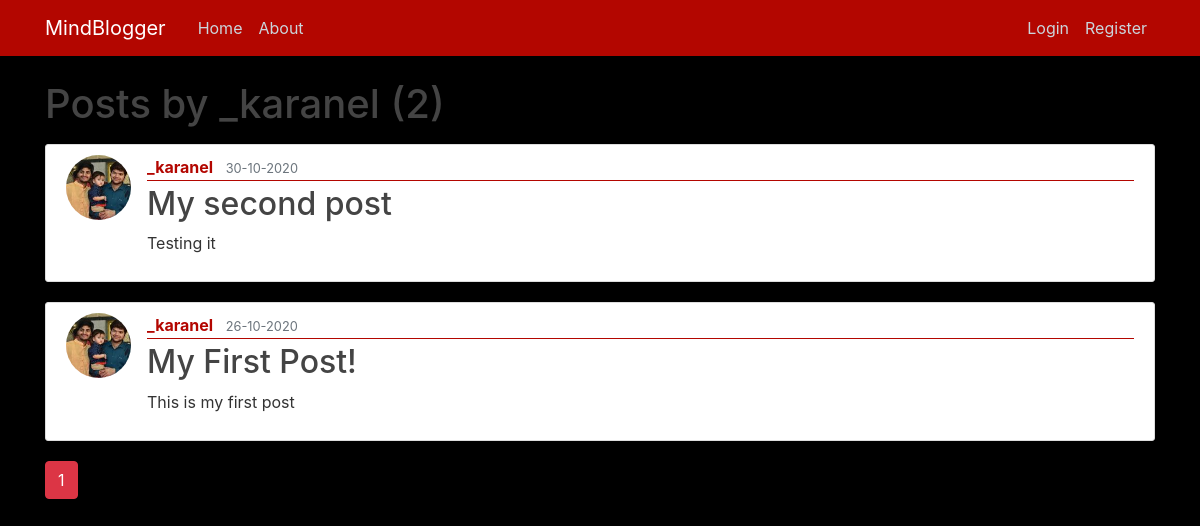
The app's page /user/_karanel, older data.
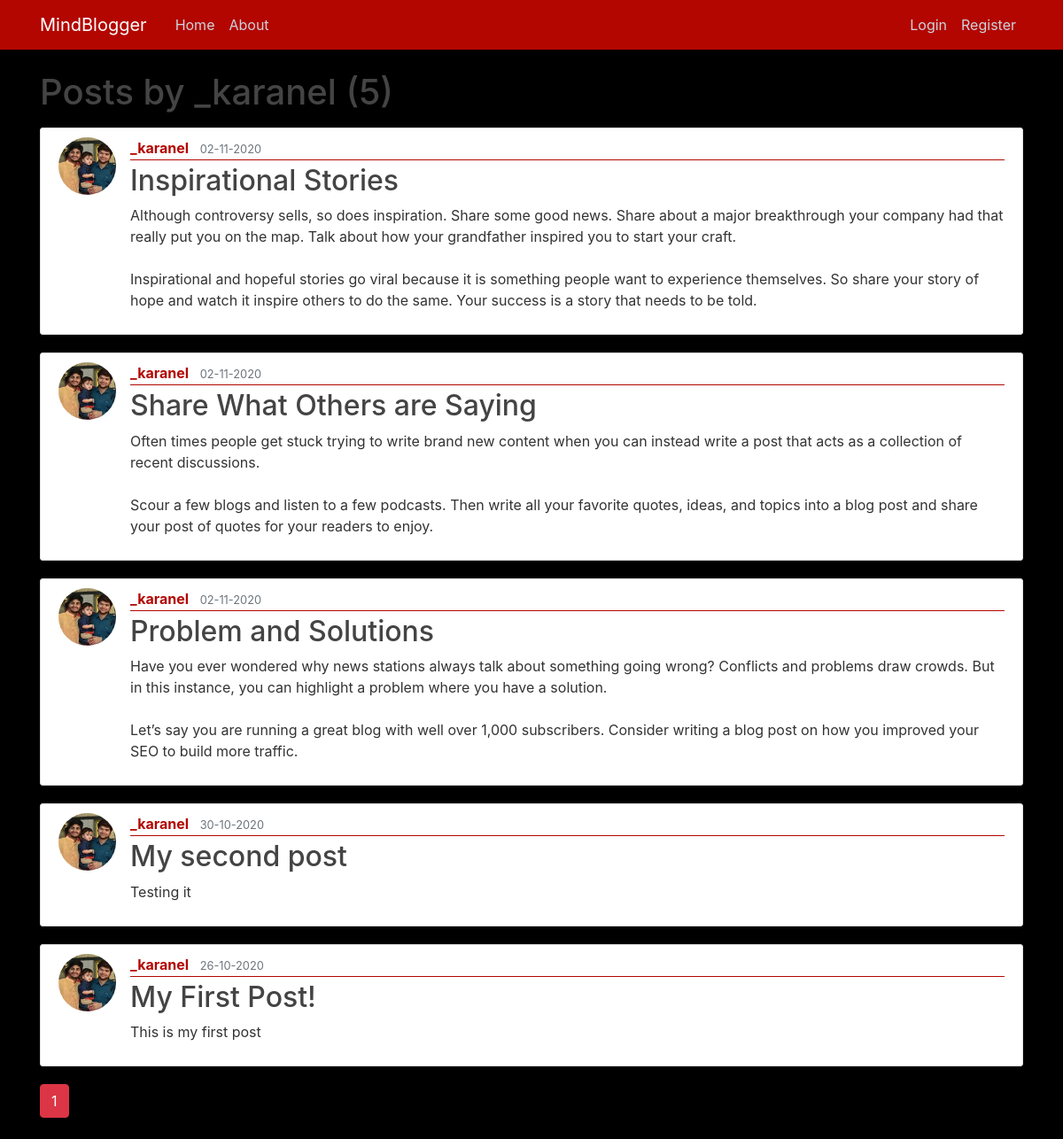
The same page, newer data.
### flask_blog/models.py (models this page shows, shortened)
class User(db.Model, UserMixin):
    id = db.Column(db.Integer, primary_key=True)
    username = db.Column(db.String(20), unique=True, nullable=False)
    email = db.Column(db.String(120), unique=True, nullable=False)
    image_file = db.Column(db.String(20), nullable=False, default='default.jpg')
    password = db.Column(db.String(60), nullable=False)
    posts = db.relationship('Post', backref='author', lazy=True)

class Post(db.Model):
    id = db.Column(db.Integer, primary_key=True)
    title = db.Column(db.String(100), nullable=False)
    date_posted = db.Column(db.DateTime, nullable=False, default=datetime.utcnow)
    content = db.Column(db.Text, nullable=False)
    user_id = db.Column(db.Integer, db.ForeignKey('user.id'), nullable=False)

### flask_blog/users/routes.py (the view)
@users.route('/user/<string:username>')
def user_posts(username):
    page = request.args.get('page', 1, type=int)
    user = User.query.filter_by(username=username).first_or_404()
    posts = Post.query.filter_by(author=user).order_by(Post.date_posted.desc()).paginate(page=page, per_page=5)
    return render_template("user_posts.html",posts=posts, user=user)

### flask_blog/templates/user_posts.html
{% extends "layout.html" %}
{% block content %}
    <h1 class="mb-3">Posts by {{ user.username }} ({{ posts.total }})</h1>
    {% for post in posts.items %}
        <article class="media content-section">
          <img class="rounded-circle article-img" src="{{ url_for('static', filename='profile_pics/' + post.author.image_file) }}">
          <div class="media-body">
            <div class="article-metadata">
              <a class="mr-2" href="{{ url_for('users.user_posts', username=post.author.username) }}">{{ post.author.username }}</a>
              <small class="text-muted">{{ post.date_posted.strftime('%d-%m-%Y') }}</small>
            </div>
            <h2><a class="article-title" href="{{ url_for('posts.post', post_id=post.id) }}">{{ post.title }}</a></h2>
            <p class="article-content">{{ post.content }}</p>
          </div>
        </article>
    {% endfor %}
    {% for page_num in posts.iter_pages(left_edge=2, right_edge=2, left_current=1, right_current=3) %}
      {% if page_num %}
        {% if posts.page==page_num %}
          <a class="btn btn-danger mb-4" href="{{ url_for('users.user_posts', username=user.username, page=page_num) }}">{{ page_num }}</a>
        {% else %}
          <a class="btn btn-outline-danger mb-4" href="{{ url_for('users.user_posts', username=user.username, page=page_num) }}">{{ page_num }}</a>
        {% endif %}
      {% else %}
        ...
      {% endif %}
    {% endfor %}
{% endblock content %}

### flask_blog/templates/layout.html (shortened to what this page needs)
<!DOCTYPE html>
<html>
<head>
    <link rel="stylesheet" href="https://maxcdn.bootstrapcdn.com/bootstrap/4.0.0/css/bootstrap.min.css">
    <link rel="stylesheet" type="text/css" href="{{ url_for('static', filename='main.css') }}">
</head>
<body>
    <header class="site-header">
      <nav class="navbar navbar-expand-md navbar-dark bg-steel fixed-top">
        <div class="container">
          <a class="navbar-brand mr-4" href="/">MindBlogger</a>
          <div class="collapse navbar-collapse" id="navbarToggle">
            <div class="navbar-nav mr-auto">
              <a class="nav-item nav-link" href="{{ url_for('main.home') }}">Home</a>
              <a class="nav-item nav-link" href="{{ url_for('main.about') }}">About</a>
            </div>
            <div class="navbar-nav">
              {% if current_user.is_authenticated %}
              <a class="nav-item nav-link" href="{{ url_for('posts.new_post') }}">New Post</a>
              <a class="nav-item nav-link" href="{{ url_for('users.account') }}">Account</a>
              <a class="nav-item nav-link" href="{{ url_for('users.logout') }}">Logout</a>
              {% else %}
                <a class="nav-item nav-link" href="{{ url_for('users.login') }}">Login</a>
                <a class="nav-item nav-link" href="{{ url_for('users.register') }}">Register</a>
              {% endif %}
            </div>
          </div>
        </div>
      </nav>
    </header>
    <main role="main" class="container">
      <div class="row">
        <div class="col-md-12">
          {% block content %}{% endblock %}
        </div>
      </div>
    </main>
</body>
</html>

### flask_blog/static/main.css (style rules this page uses)
body { background: #000; color: #333333; margin-top: 5rem; }
h1, h2, h3, h4, h5, h6 { color: #444444; }
.bg-steel { background-color: #b30600; }
.site-header .navbar-nav .nav-link { color: #cbd5db; }
.content-section { background: #ffffff; padding: 10px 20px; border: 1px solid #dddddd; border-radius: 3px; margin-bottom: 20px; }
.article-title { color: #444444; }
.article-content { white-space: pre-line; }
.article-img { height: 65px; width: 65px; margin-right: 16px; }
.article-metadata { padding-bottom: 1px; margin-bottom: 4px; border-bottom: 1px solid #b30600; }
.article-metadata a { color: #b30600; font-weight: bold; }

Row changes from the older to the newer data that the page shows:
added Post: image_file (picture), author.username "_karanel", date_posted "02-11-2020", title "Inspirational Stories", content "Although controversy sells, so does inspiration. Share some good news. Share about a major breakthrough your company had that really put you on the map. Talk about how your grandfather inspired you to start your craft. Inspirational and hopeful stories go viral because it is something people want to experience themselves. So share your story of hope and watch it inspire others to do the same. Your success is a story that needs to be told."
added Post: image_file (picture), author.username "_karanel", date_posted "02-11-2020", title "Share What Others are Saying", content "Often times people get stuck trying to write brand new content when you can instead write a post that acts as a collection of recent discussions. Scour a few blogs and listen to a few podcasts. Then write all your favorite quotes, ideas, and topics into a blog post and share your post of quotes for your readers to enjoy."
added Post: image_file (picture), author.username "_karanel", date_posted "02-11-2020", title "Problem and Solutions", content "Have you ever wondered why news stations always talk about something going wrong? Conflicts and problems draw crowds. But in this instance, you can highlight a problem where you have a solution. Let’s say you are running a great blog with well over 1,000 subscribers. Consider writing a blog post on how you improved your SEO to build more traffic."
Text that changed along with them:
{{ posts.total }}: "2" → "5"
